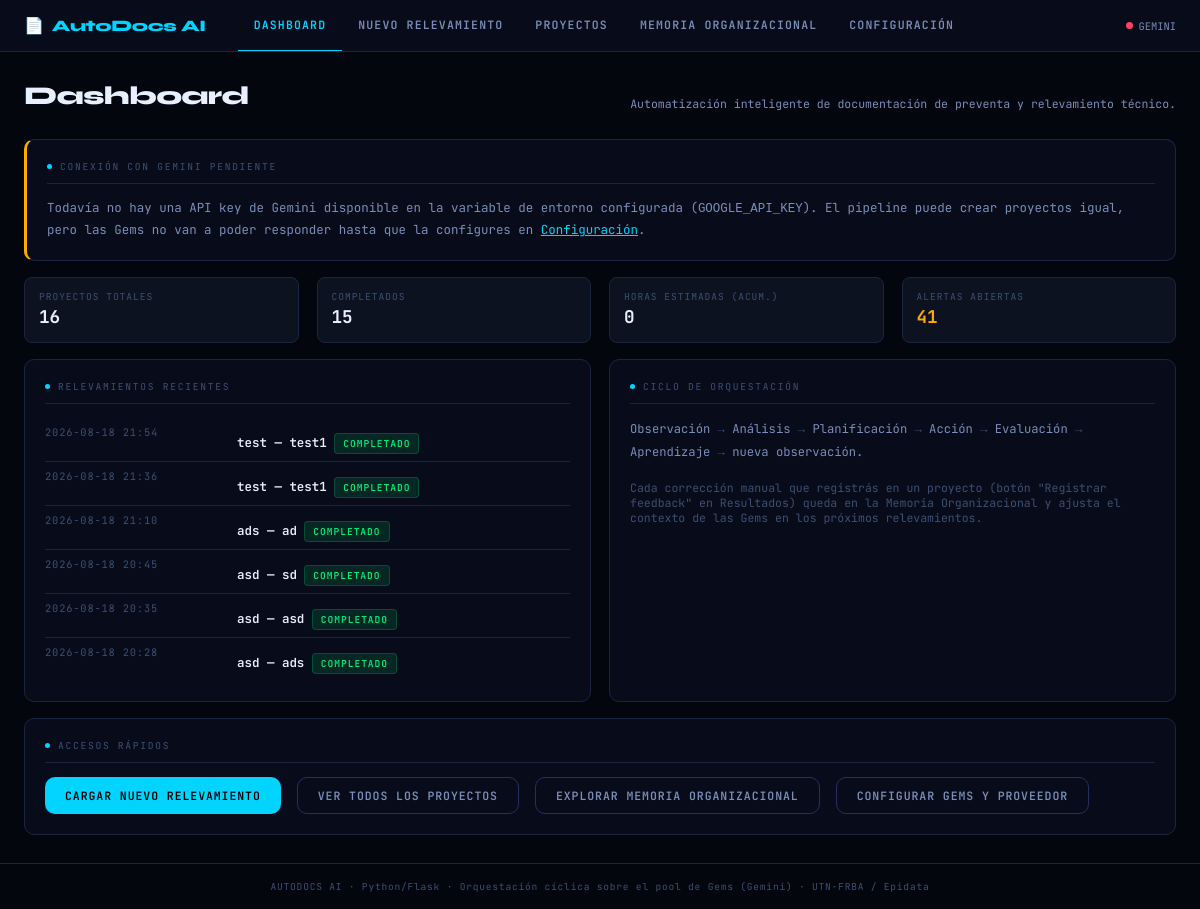
The page / on the database its author committed.
### tables this page shows
CREATE TABLE proyectos (
    id                      INTEGER PRIMARY KEY AUTOINCREMENT,
    cliente                 TEXT NOT NULL,
    proceso                 TEXT NOT NULL,
    tecnologia              TEXT,       -- UiPath / Power Automate / Rocketbot / Make.com...
    criticidad              TEXT,       -- Baja / Media / Alta
    presupuesto_hs          REAL,
    analista                TEXT,
    transcripcion_original  TEXT,
    transcripcion_sanitizada TEXT,
    reemplazos_pii          INTEGER DEFAULT 0,
    flujo_estructurado      TEXT,       -- JSON: salida del Agente de Ingesta
    estado                  TEXT DEFAULT 'borrador',  -- borrador|procesando|completado|frenado|error
    motivo_freno            TEXT,       -- si estado = 'frenado' (Límite Operativo de Entrada)
    creado                  TEXT DEFAULT CURRENT_TIMESTAMP,
    actualizado             TEXT DEFAULT CURRENT_TIMESTAMP
);

### ui/app.py (the view)
    @app.route("/")
    def dashboard():
        stats = ProyectoRepository.dashboard_stats()
        key_status = ConfigManager.key_status()
        return render_template("index.html", stats=stats, key_status=key_status)

### core/config_manager.py (called while the page is built)
    @staticmethod
    def key_status() -> dict:
        cfg = ConfigManager.load()
        status = {}
        for pname in ["gemini"]:
            pcfg = cfg["providers"].get(pname, {})
            env_var = pcfg.get("env_key_name", "")
            key_val = os.getenv(env_var, "").strip() if env_var else ""
            status[pname] = {"ok": bool(key_val), "env_var": env_var}
        return status

### core/db.py (called while the page is built)
def get_conn() -> sqlite3.Connection:
    DB_PATH.parent.mkdir(exist_ok=True)
    conn = sqlite3.connect(DB_PATH)
    conn.row_factory = sqlite3.Row
    conn.execute("PRAGMA foreign_keys = ON")
    return conn

### ui/templates/index.html (shortened to what this page needs)
{% extends "base.html" %}
{% block content %}
<div class="page-header">
  <h1>Dashboard</h1>
  <p>Automatización inteligente de documentación de preventa y relevamiento técnico.</p>
</div>
{% if not key_status.gemini.ok %}
<div class="panel mb-4" style="border-left:3px solid var(--amber)">
  <div class="panel-title"><span class="dot"></span>Conexión con Gemini pendiente</div>
  <p style="font-size:.78rem; color:var(--text-mid); line-height:1.6">
    Todavía no hay una API key de Gemini disponible en la variable de entorno configurada
    (<code>{{ key_status.gemini.env_var }}</code>). El pipeline puede crear proyectos igual,
    pero las Gems no van a poder responder hasta que la configures en
    <a href="/configuracion" style="color:var(--cyan)">Configuración</a>.
  </p>
</div>
{% endif %}
<div class="grid-4 mb-4">
  <div class="chip">
    <span class="chip-label">Proyectos totales</span>
    <span class="chip-value">{{ stats.total_proyectos }}</span>
  </div>
  <div class="chip">
    <span class="chip-label">Completados</span>
    <span class="chip-value">{{ stats.completados }}</span>
  </div>
  <div class="chip">
    <span class="chip-label">Horas estimadas (acum.)</span>
    <span class="chip-value">{{ stats.horas_estimadas }}</span>
  </div>
  <div class="chip">
    <span class="chip-label">Alertas abiertas</span>
    <span class="chip-value" style="{% if stats.alertas_abiertas %}color:var(--amber){% endif %}">{{ stats.alertas_abiertas }}</span>
  </div>
</div>
<div class="grid-2 mb-4">
  <div class="panel">
    <div class="panel-title"><span class="dot"></span>Relevamientos recientes</div>
    {% if stats.recientes %}
      {% for p in stats.recientes %}
      <div class="kv">
        <div class="kv-key">{{ p.creado[:16] }}</div>
        <div class="kv-val">
          <a href="{% if p.estado == 'completado' %}/resultado/{{ p.id }}{% else %}/procesamiento/{{ p.id }}{% endif %}" style="color:var(--text-hi); text-decoration:none">
            {{ p.cliente }} — {{ p.proceso }}
          </a>
          {% if p.estado == 'completado' %}<span class="tag tag-green mt-2">Completado</span>
          {% elif p.estado == 'frenado' %}<span class="tag tag-red mt-2">Frenado</span>
          {% elif p.estado == 'procesando' %}<span class="tag tag-amber mt-2">Procesando</span>
          {% else %}<span class="tag tag-cyan mt-2">Borrador</span>{% endif %}
        </div>
      </div>
      {% endfor %}
    {% else %}
      <p class="result-box empty">Todavía no cargaste ningún relevamiento. Empezá por "Nuevo Relevamiento".</p>
    {% endif %}
  </div>
  <div class="panel">
    <div class="panel-title"><span class="dot"></span>Ciclo de orquestación</div>
    <p style="font-size:.76rem; color:var(--text-mid); line-height:1.9">
      Observación <span style="color:var(--text-lo)">→</span>
      Análisis <span style="color:var(--text-lo)">→</span>
      Planificación <span style="color:var(--text-lo)">→</span>
      Acción <span style="color:var(--text-lo)">→</span>
      Evaluación <span style="color:var(--text-lo)">→</span>
      Aprendizaje <span style="color:var(--text-lo)">→</span> nueva observación.
    </p>
    <p class="mt-4" style="font-size:.72rem; color:var(--text-lo)">
      Cada corrección manual que registrás en un proyecto (botón "Registrar feedback" en
      Resultados) queda en la Memoria Organizacional y ajusta el contexto de las Gems en
      los próximos relevamientos.
    </p>
  </div>
</div>
<div class="panel">
  <div class="panel-title"><span class="dot"></span>Accesos rápidos</div>
  <div class="flex gap-4 wrap">
    <a href="/relevamiento/nuevo" class="btn btn-primary">Cargar nuevo relevamiento</a>
    <a href="/proyectos" class="btn btn-secondary">Ver todos los proyectos</a>
    <a href="/memoria" class="btn btn-secondary">Explorar memoria organizacional</a>
    <a href="/configuracion" class="btn btn-secondary">Configurar Gems y proveedor</a>
  </div>
</div>
{% endblock %}

### ui/templates/base.html (style rules this page uses)
:root { --bg-void: #04060f; --bg-panel: #080c1a; --bg-card: #0c1220; --bg-input: #101828; --border: #1a2540; --border-hi: #243060; --cyan: #00d4ff; --cyan-dim: #007da0; --green: #00e87a; --green-dim: #006635; --red: #ff4060; --amber: #ffaa00; --text-hi: #e8f0ff; --text-mid: #7a8eb8; --text-lo: #3d4f72; --mono: 'JetBrains Mono', monospace; --display: 'Syne', sans-serif; --radius: 10px; --glow-c: 0 0 20px rgba(0,212,255,.18); --glow-g: 0 0 20px rgba(0,232,122,.18); }
*, *::before, *::after { box-sizing: border-box; margin: 0; padding: 0; }
html { scroll-behavior: smooth; }
body { font-family: var(--mono); background: var(--bg-void); color: var(--text-hi); min-height: 100vh; display: flex; flex-direction: column; background-image: repeating-linear-gradient(0deg, transparent, transparent 2px, rgba(0,0,0,.08) 2px, rgba(0,0,0,.08) 4px); }
.page-header { margin-bottom: 28px; display: flex; align-items: flex-end; justify-content: space-between; gap: 16px; flex-wrap: wrap; }
.page-header h1 { font-family: var(--display); font-size: 1.6rem; font-weight: 800; color: var(--text-hi); letter-spacing: -.03em; }
.page-header p { font-size: .72rem; color: var(--text-mid); margin-top: 4px; }
.panel { background: var(--bg-panel); border: 1px solid var(--border); border-radius: var(--radius); padding: 20px; }
.panel-title { font-size: .6rem; letter-spacing: .18em; text-transform: uppercase; color: var(--text-lo); margin-bottom: 14px; padding-bottom: 10px; border-bottom: 1px solid var(--border); display: flex; align-items: center; gap: 8px; }
.panel-title .dot { width: 5px; height: 5px; border-radius: 50%; background: var(--cyan); }
.grid-2 { display: grid; grid-template-columns: 1fr 1fr; gap: 18px; }
.grid-4 { display: grid; grid-template-columns: repeat(4, 1fr); gap: 18px; }
.btn { font-family: var(--mono); font-size: .72rem; font-weight: 600; letter-spacing: .08em; text-transform: uppercase; border: none; border-radius: var(--radius); padding: 10px 20px; cursor: pointer; transition: all .18s; display: inline-flex; align-items: center; gap: 8px; text-decoration: none; }
.btn-primary { background: var(--cyan); color: #000; }
.btn-secondary { background: transparent; border: 1px solid var(--border-hi); color: var(--text-mid); }
.tag { display: inline-block; font-size: .6rem; letter-spacing: .1em; text-transform: uppercase; padding: 3px 8px; border-radius: 4px; font-weight: 600; }
.tag-green { background: rgba(0,232,122,.12); color: var(--green); border: 1px solid rgba(0,232,122,.2); }
.chip { display: flex; flex-direction: column; background: var(--bg-card); border: 1px solid var(--border); border-radius: 8px; padding: 12px 14px; transition: border-color .2s; }
.chip-label { font-size: .6rem; color: var(--text-lo); letter-spacing: .1em; text-transform: uppercase; }
.chip-value { font-size: 1.1rem; font-weight: 700; color: var(--text-hi); margin: 2px 0; }
.kv { display: flex; gap: 12px; padding: 7px 0; border-bottom: 1px solid var(--border); }
.kv:last-child { border-bottom: none; }
.kv-key { flex: 0 0 180px; font-size: .65rem; color: var(--text-lo); text-transform: uppercase; letter-spacing: .08em; }
.kv-val { flex: 1; font-size: .78rem; color: var(--text-hi); font-weight: 600; }
.mt-2 { margin-top: 8px; }
.mt-4 { margin-top: 16px; }
.mb-4 { margin-bottom: 16px; }
.flex { display: flex; }
.gap-4 { gap: 16px; }
.wrap { flex-wrap: wrap; }

### rows shown on the page
proyectos: creado "2026-08-18 21:54", cliente "test", proceso "test1", estado "COMPLETADO"
proyectos: creado "2026-08-18 21:36", cliente "test", proceso "test1", estado "COMPLETADO"
proyectos: creado "2026-08-18 21:10", cliente "ads", proceso "ad", estado "COMPLETADO"
proyectos: creado "2026-08-18 20:45", cliente "asd", proceso "sd", estado "COMPLETADO"
proyectos: creado "2026-08-18 20:35", cliente "asd", proceso "asd", estado "COMPLETADO"
proyectos: creado "2026-08-18 20:28", cliente "asd", proceso "ads", estado "COMPLETADO"

### other values the page prints
{{ key_status.gemini.env_var }} "GOOGLE_API_KEY"
{{ stats.total_proyectos }} "16"
{{ stats.completados }} "15"
{{ stats.horas_estimadas }} "0"
{{ stats.alertas_abiertas }} "41"
